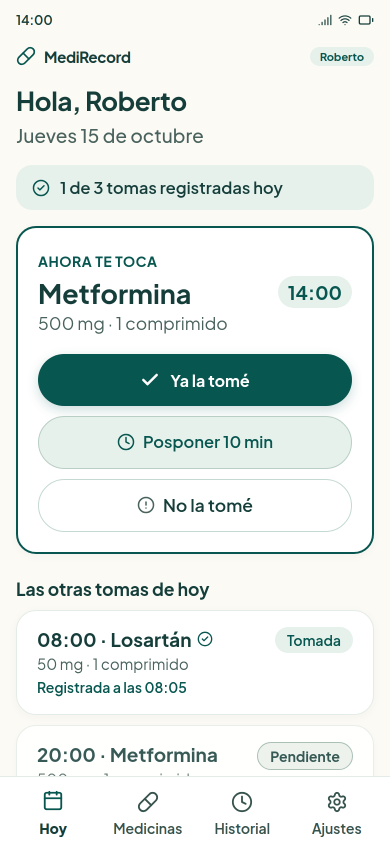
#> input picture png medirecord/11_roberto_hoy_dosis_pendiente.png, 780 x 1688 px, found by its file name (shown at 1/2 size)
$ python generate_interaction_patterns.py
#> lines starting #> are read from the running program, lines starting #| are printed output that depends on the picture
"""
Generación de la Lámina Compuesta: Patrones de Diseño Aplicados (Sección K)
Proyecto: MediRecord - Cátedra Diseño UX/UI (UTN FRM)
Paleta: #07564f (Cabecera), #0d5c46 (Pino), #c2410c (Terracota), #faf9f5 (Fondo), #ffffff
Resolución: 300 DPI
"""

import os
from PIL import Image, ImageDraw, ImageFont

def create_patterns_sheet():
    # Dimensiones globales de la lámina (300 DPI)
    CANVAS_W = 2800
    CANVAS_H = 2400

    img = Image.new("RGBA", (CANVAS_W, CANVAS_H), "#faf9f5")
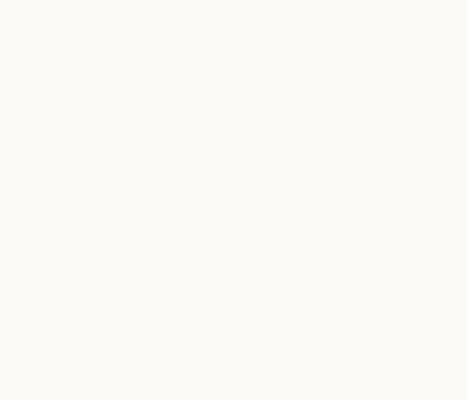
#> img: PIL image 2800x2400 RGBA (shown at 1/6 size); mean R, G, B, A 250, 249, 245, 255
    draw = ImageDraw.Draw(img)

    # Fuentes tipográficas
    try:
        font_title = ImageFont.truetype("arialbd.ttf", 46)
        font_sub = ImageFont.truetype("arial.ttf", 26)
        font_screen_title = ImageFont.truetype("arialbd.ttf", 28)
        font_screen_sub = ImageFont.truetype("arial.ttf", 22)
        font_marker = ImageFont.truetype("arialbd.ttf", 24)
        font_ref_title = ImageFont.truetype("arialbd.ttf", 24)
        font_ref_desc = ImageFont.truetype("arial.ttf", 19)
    except:
        font_title = ImageFont.load_default()
        font_sub = ImageFont.load_default()
        font_screen_title = ImageFont.load_default()
        font_screen_sub = ImageFont.load_default()
        font_marker = ImageFont.load_default()
        font_ref_title = ImageFont.load_default()
        font_ref_desc = ImageFont.load_default()

    # 1. CABECERA INSTITUCIONAL
    draw.rectangle([(0, 0), (CANVAS_W, 140)], fill="#07564f")
    draw.text((CANVAS_W // 2, 45), "PATRONES DE INTERACCIÓN Y DISEÑO UI — MEDIRECORD", fill="#ffffff", font=font_title, anchor="mm")
    draw.text((CANVAS_W // 2, 98), "Soluciones de Interfaz Validadas para Adultos Mayores y Accesibilidad Cognitiva (Sección K)", fill="#cce3de", font=font_sub, anchor="mm")

    # 2. CARGA Y POSICIONAMIENTO DE PANTALLAS
    # Pantalla 1: C-03 Hoy Dosis Pendiente
    # Pantalla 2: C-04 Alarma / 60 Minutos Sin Confirmar
    # Pantalla 3: D-08 Historial de Tomas
    screens_meta = [
        {"file": "png medirecord/11_roberto_hoy_dosis_pendiente.png", "code": "C-03", "name": "Pantalla «Hoy» (Roberto)", "desc": "Toma activa de las 14:00 y acciones"},
        {"file": "png medirecord/15_roberto_hoy_dosis_sin_confirmar_60m.png", "code": "C-04", "name": "Alerta 60m Sin Confirmar", "desc": "Protocolo de advertencia y soporte"},
        {"file": "png medirecord/19_roberto_historial.png", "code": "D-08", "name": "Pantalla «Historial»", "desc": "Navegación diaria y estados"}
    ]

    # Escalar pantallas para que entren elegantemente
    # Alto objetivo: 1320 px (ancho resultante proporcional: ~610 px)
    target_h = 1320
    target_w = int(780 * (target_h / 1688)) # ~610 px

    spacing = (CANVAS_W - (3 * target_w)) // 4 # Espaciado horizontal
    y_screen_top = 220

    screen_rects = []

    for i, meta in enumerate(screens_meta):
        x = spacing + i * (target_w + spacing)

        # Título de pantalla
        draw.text((x + target_w // 2, y_screen_top - 45), f"Pantalla {meta['code']}: {meta['name']}", fill="#07564f", font=font_screen_title, anchor="mm")
        draw.text((x + target_w // 2, y_screen_top - 18), meta['desc'], fill="#64748b", font=font_screen_sub, anchor="mm")

        # Sombra suave
        shadow = Image.new("RGBA", (target_w + 24, target_h + 24), (0, 0, 0, 0))
#> shadow: PIL image 633x1344 RGBA; every value is 0
        sdraw = ImageDraw.Draw(shadow)
        sdraw.rounded_rectangle([(6, 6), (target_w + 18, target_h + 18)], radius=36, fill=(15, 23, 42, 45))
        img.paste(shadow, (x - 9, y_screen_top - 9), shadow)
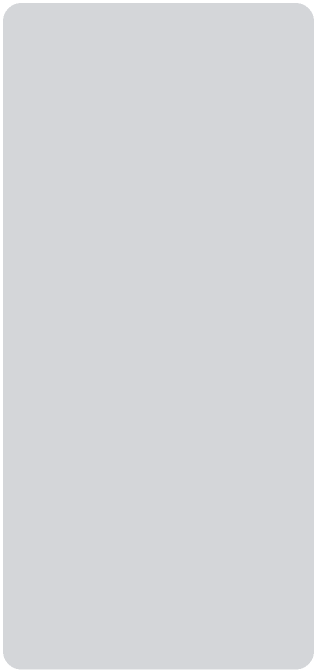
#> shadow: PIL image 633x1344 RGBA (shown at 1/2 size); mean R, G, B, A 14.6, 22.4, 40.9, 43.8; transparent parts drawn white
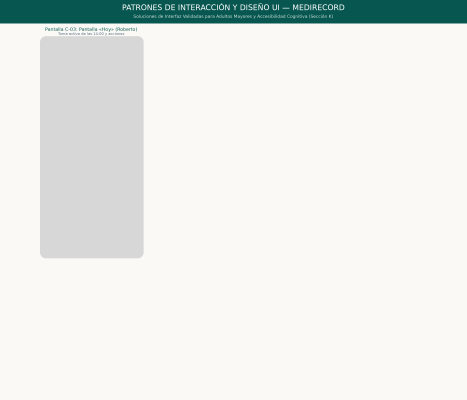
#> img: PIL image 2800x2400 RGBA (shown at 1/6 size); mean R, G, B, A 231.2, 234.9, 231.2, 250.4; transparent parts drawn white

        # Imagen redimensionada
        screen_img = Image.open(meta['file']).convert("RGBA")
        screen_resized = screen_img.resize((target_w, target_h), Image.Resampling.LANCZOS)
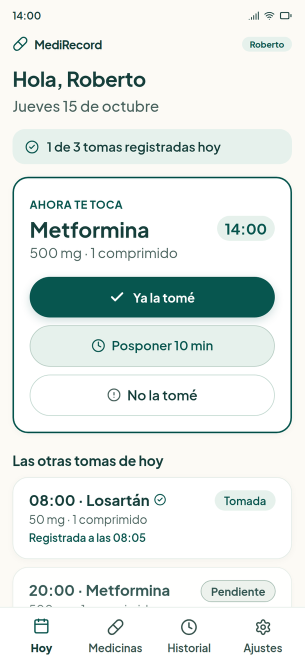
#> screen_resized: PIL image 609x1320 RGBA (shown at 1/2 size); mean R, G, B, A 227.7, 234.6, 231.7, 255

        # Máscara de esquinas redondeadas
        mask = Image.new("L", (target_w, target_h), 0)
#> mask: PIL image 609x1320 L; every value is 0
        mdraw = ImageDraw.Draw(mask)
        mdraw.rounded_rectangle([(0, 0), (target_w, target_h)], radius=32, fill=255)

        img.paste(screen_resized, (x, y_screen_top), mask)
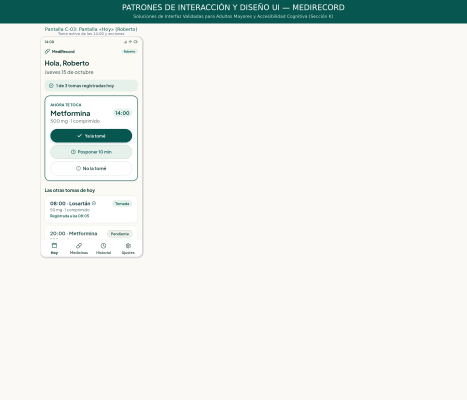
#> img: PIL image 2800x2400 RGBA (shown at 1/6 size); mean R, G, B, A 233.5, 237.9, 233.9, 254.9; transparent parts drawn white

        # Borde exterior suave del teléfono
        draw.rounded_rectangle([(x, y_screen_top), (x + target_w, y_screen_top + target_h)], radius=32, outline="#cbd5e1", width=2)

        screen_rects.append((x, y_screen_top, target_w, target_h))
#> pass 2 of the loop in create_patterns_sheet, `for i, meta in enumerate(screens_meta):`:
#> in create_patterns_sheet, `img.paste(shadow, (x - 9, y_screen_top - 9), shadow)`:
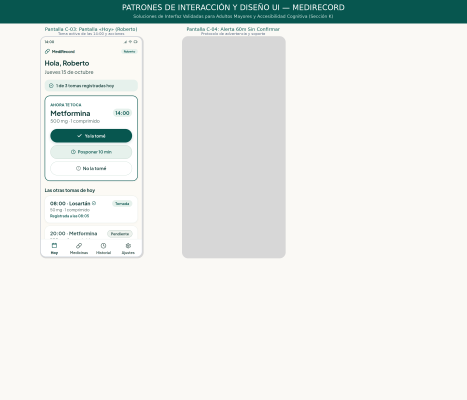
#> img: PIL image 2800x2400 RGBA (shown at 1/6 size); mean R, G, B, A 228.2, 232.9, 229.4, 250.3; transparent parts drawn white
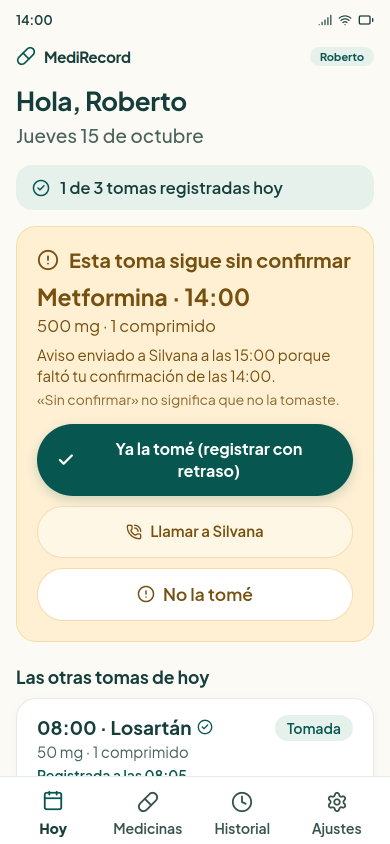
#> input picture png medirecord/15_roberto_hoy_dosis_sin_confirmar_60m.png, 780 x 1688 px, found by its file name (shown at 1/2 size)
#> in create_patterns_sheet, `img.paste(screen_resized, (x, y_screen_top), mask)`:
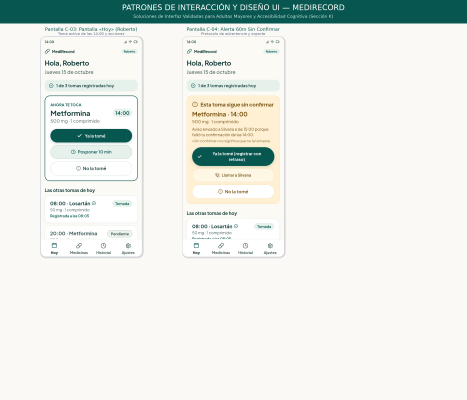
#> img: PIL image 2800x2400 RGBA (shown at 1/6 size); mean R, G, B, A 230.5, 235.3, 230.3, 254.7; transparent parts drawn white
#> pass 3 of the loop in create_patterns_sheet, `for i, meta in enumerate(screens_meta):`:
#> in create_patterns_sheet, `img.paste(shadow, (x - 9, y_screen_top - 9), shadow)`:
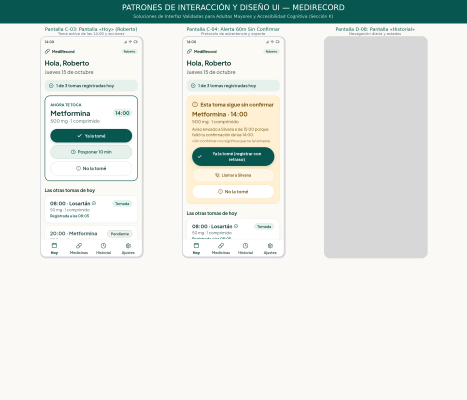
#> img: PIL image 2800x2400 RGBA (shown at 1/6 size); mean R, G, B, A 225.3, 230.2, 225.8, 250.2; transparent parts drawn white
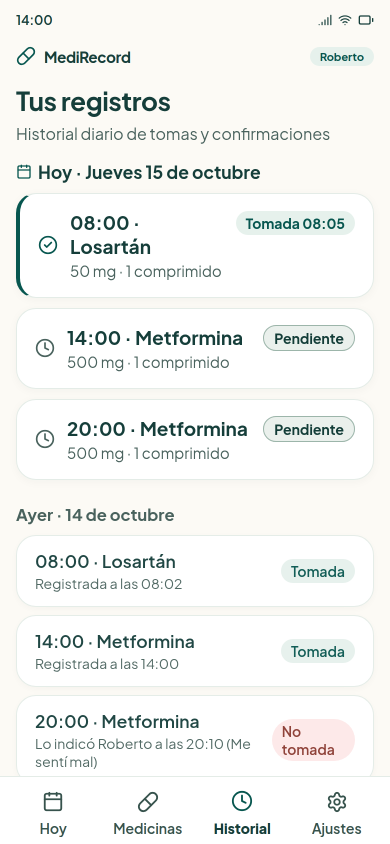
#> input picture png medirecord/19_roberto_historial.png, 780 x 1688 px, found by its file name (shown at 1/2 size)
#> in create_patterns_sheet, `img.paste(screen_resized, (x, y_screen_top), mask)`:
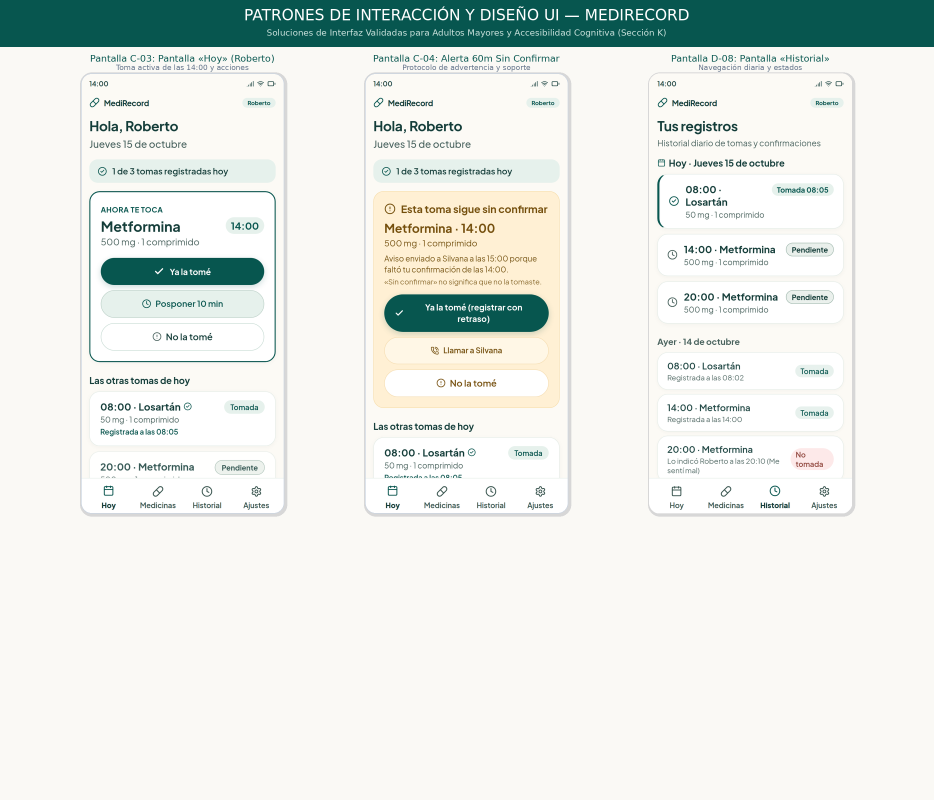
#> img: PIL image 2800x2400 RGBA (shown at 1/3 size); mean R, G, B, A 229.2, 234.3, 229.6, 254.6; transparent parts drawn white

    # 3. RECUADROS PUNTEADOS TERRACOTA Y MARCADORES DEL 1 AL 6
    # Función auxiliar para dibujar línea discontinua / punteada
    def draw_dashed_box(draw, bbox, color="#c2410c", width=3, dash_len=14, gap_len=8):
#> called with bbox = (261, 589, 834, 1117), color = '#c2410c', width = 4, dash_len = 14, gap_len = 8
        x0, y0, x1, y1 = bbox
        # Arriba y abajo
        for y in (y0, y1):
            cur_x = x0
            while cur_x < x1:
                end_x = min(cur_x + dash_len, x1)
                draw.line([(cur_x, y), (end_x, y)], fill=color, width=width)
                cur_x += dash_len + gap_len
        # Izquierda y derecha
        for x in (x0, x1):
            cur_y = y0
            while cur_y < y1:
                end_y = min(cur_y + dash_len, y1)
                draw.line([(x, cur_y), (x, end_y)], fill=color, width=width)
                cur_y += dash_len + gap_len

    # Función para dibujar marcador circular terracota
    def draw_marker(draw, cx, cy, num_str, r=26):
        # Sombra
        draw.ellipse([(cx - r + 2, cy - r + 2), (cx + r + 2, cy + r + 2)], fill=(0, 0, 0, 70))
        # Fondo terracota institucional #c2410c
        draw.ellipse([(cx - r, cy - r), (cx + r, cy + r)], fill="#c2410c", outline="#ffffff", width=3)
        # Número en blanco
        draw.text((cx, cy), num_str, fill="#ffffff", font=font_marker, anchor="mm")

    s1_x, s1_y, s1_w, s1_h = screen_rects[0]
    s2_x, s2_y, s2_w, s2_h = screen_rects[1]
    s3_x, s3_y, s3_w, s3_h = screen_rects[2]

    # --- PATRÓN 2: Tarjeta con CTA Principal («Ya la tomé») en Pantalla 1 ---
    # En pantalla C-03 (1688 total, tarjeta de dosis está entre ~28% y ~68%)
    p2_box = (s1_x + 18, s1_y + int(s1_h * 0.28), s1_x + s1_w - 18, s1_y + int(s1_h * 0.68))
    draw_dashed_box(draw, p2_box, color="#c2410c", width=4)
    draw_marker(draw, p2_box[0] - 15, p2_box[1] + 25, "2")

    # --- PATRÓN 3: Botones Secundarios con Borde («Posponer 10 min» / «No la tomé») en Pantalla 1 ---
    p3_box = (s1_x + 30, s1_y + int(s1_h * 0.69), s1_x + s1_w - 30, s1_y + int(s1_h * 0.86))
    draw_dashed_box(draw, p3_box, color="#c2410c", width=4)
    draw_marker(draw, p3_box[2] + 15, p3_box[1] + 35, "3")

    # --- PATRÓN 1: Navegación Inferior (Bottom Nav Bar) en Pantalla 1 y 3 ---
    p1_box = (s1_x + 10, s1_y + int(s1_h * 0.88), s1_x + s1_w - 10, s1_y + s1_h - 10)
    draw_dashed_box(draw, p1_box, color="#c2410c", width=4)
    draw_marker(draw, p1_box[0] - 15, p1_box[1] + 20, "1")

    # --- PATRÓN 4: Alerta / Notificación de Estado (60m sin confirmar) en Pantalla 2 ---
    p4_box = (s2_x + 18, s2_y + int(s2_h * 0.12), s2_x + s2_w - 18, s2_y + int(s2_h * 0.44))
    draw_dashed_box(draw, p4_box, color="#c2410c", width=4)
    draw_marker(draw, p4_box[0] - 15, p4_box[1] + 25, "4")

    # --- PATRÓN 6: Navegación por Fechas (Daily Stepper) en Pantalla 3 ---
    p6_box = (s3_x + 20, s3_y + int(s3_h * 0.11), s3_x + s3_w - 20, s3_y + int(s3_h * 0.23))
    draw_dashed_box(draw, p6_box, color="#c2410c", width=4)
    draw_marker(draw, p6_box[2] + 15, p6_box[1] + 25, "6")

    # --- PATRÓN 5: Lista de Tarjetas con Estados en Pantalla 3 ---
    p5_box = (s3_x + 20, s3_y + int(s3_h * 0.25), s3_x + s3_w - 20, s3_y + int(s3_h * 0.86))
    draw_dashed_box(draw, p5_box, color="#c2410c", width=4)
    draw_marker(draw, p5_box[0] - 15, p5_box[1] + 35, "5")

    # 4. TABLA INFERIOR DE REFERENCIAS (6 PATRONES DE DISEÑO)
    y_ref_top = y_screen_top + target_h + 40
    ref_h = CANVAS_H - y_ref_top - 35

    # Fondo de la sección de referencias
    draw.rounded_rectangle([(spacing, y_ref_top), (CANVAS_W - spacing, y_ref_top + ref_h)], radius=24, fill="#ffffff", outline="#e2e8f0", width=2)

    # 6 Cuadrantes de Referencia (2 filas x 3 columnas)
    col_w = (CANVAS_W - 2 * spacing - 60) // 3
    row_h = (ref_h - 40) // 2

    patterns = [
        {"num": "1", "title": "Navegación Inferior Fija", "desc": "Barra de 4 pestañas fijas («Hoy», «Medicinas», «Historial», «Ajustes») con iconos de 28px y texto explícito. Targets táctiles >48px; evita menús ocultos tipo hamburguesa."},
        {"num": "2", "title": "Tarjeta con CTA Principal", "desc": "Tarjeta destacada de toma activa a las 14:00 con botón primario «Ya la tomé». Contraste >7:1, altura >56px y confirmación directa en un solo toque sin pasos intermedios."},
        {"num": "3", "title": "Botones Secundarios con Borde", "desc": "Acciones secundarias «Posponer 10 min» y «No la tomé» diferenciadas con contorno. Reducen errores involuntarios manteniendo la jerarquía visual del botón principal."},
        {"num": "4", "title": "Alerta y Protocolo de Estado", "desc": "Banner de advertencia ámbar/rojo tras 60 minutos sin confirmación. Interfaz no bloqueante que activa la red de apoyo familiar (notificación a Silvana) sin dramatismo."},
        {"num": "5", "title": "Lista de Tarjetas con Estados", "desc": "Listado cronológico de tomas con badges visuales de color («Tomada a las 08:00» en verde, «No tomada» en rojo, «Pospuesta»). Microcopy directo y comprensible."},
        {"num": "6", "title": "Navegación por Fechas", "desc": "Control de navegación temporal diaria («Ayer», «Hoy», «Mañana») mediante flechas amplias. Elimina la sobrecarga cognitiva de calendarios mensuales complejos."}
    ]

    for idx, p in enumerate(patterns):
        r = idx // 3
        c = idx % 3
        rx = spacing + 20 + c * (col_w + 10)
        ry = y_ref_top + 15 + r * (row_h + 8)

        # Mini tarjeta de referencia
        draw.rounded_rectangle([(rx, ry), (rx + col_w, ry + row_h)], radius=14, fill="#f8fafc", outline="#cbd5e1", width=1)

        # Marcador circular
        draw_marker(draw, rx + 30, ry + 32, p["num"], r=18)

        # Título del patrón
        draw.text((rx + 60, ry + 32), p["title"], fill="#07564f", font=font_ref_title, anchor="lm")

        # Descripción
        # Ajuste de texto manual en 2-3 líneas
        desc_lines = []
        words = p["desc"].split()
        cur_line = ""
        for w in words:
            test_line = f"{cur_line} {w}".strip()
            # Estimación simple de ancho
            if len(test_line) * 9.5 > (col_w - 40):
                desc_lines.append(cur_line)
                cur_line = w
            else:
                cur_line = test_line
        if cur_line:
            desc_lines.append(cur_line)

        for l_idx, line in enumerate(desc_lines[:3]):
            draw.text((rx + 25, ry + 68 + l_idx * 24), line, fill="#334155", font=font_ref_desc, anchor="lt")

    # Guardar lámina
    out_path = "docs_assets/patrones_diseno_updated.png"
    img.save(out_path, dpi=(300, 300))
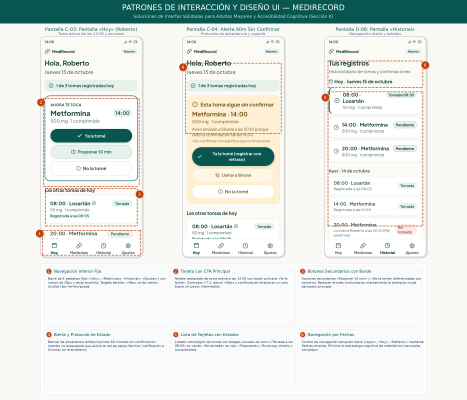
#> saved as patrones_diseno_updated.png: PIL image 2800x2400 RGBA (shown at 1/6 size); mean R, G, B, A 226.8, 232, 228.7, 254.6; transparent parts drawn white
    print(f"[OK] Lámina de patrones generada en: {out_path} ({CANVAS_W}x{CANVAS_H} px, 300 DPI)")

if __name__ == "__main__":
    create_patterns_sheet()
